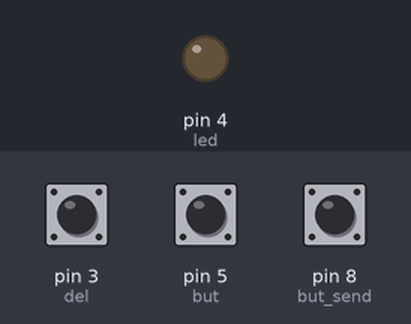
Recording of a sketch running on a simulated Arduino Uno, built with avr-gcc and run on an emulated ATmega328P. Shown: output pins drawn as LEDs (lit = HIGH). Inputs (shaded band) come from the test bench; at power-on: pin 5 (but) HIGH, pin 3 (del) HIGH, pin 8 (but_send) HIGH. No radio packets arrive unless stated; what the sketch prints to the serial monitor is not drawn.

Above: at 1.2 s.
1.3 s: pin 5 (but) pulled LOW for 0.15 s
At 1.37 s:
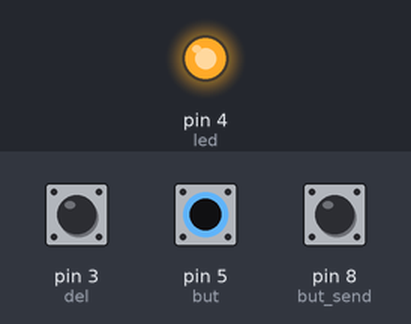
7.0 s: pin 5 (but) pulled LOW for 1 s
At 9.3 s:
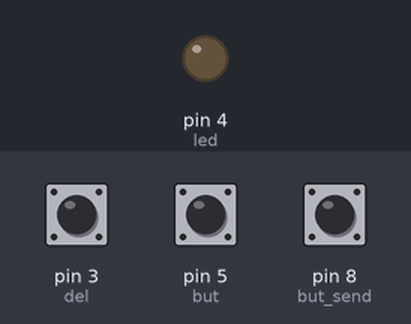
12.7 s: pin 5 (but) pulled LOW for 3.2 s
At 14.0 s:
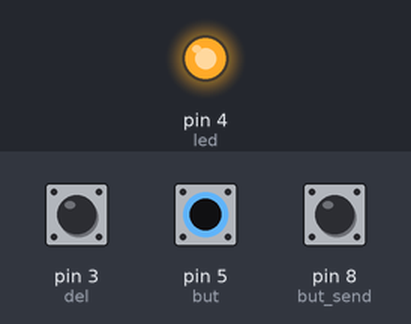
Timing chart, 0 to 17.4 s (numbered marks = the images above; inputs shaded):
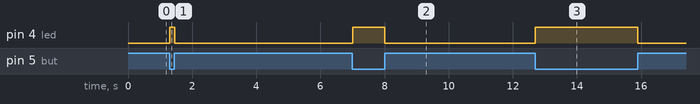

Measured:
- after the input at 1.3 s, pin 4 (led): LOW → HIGH at once, → LOW 0.14 s later
- after the input at 7.0 s, pin 4 (led): LOW → HIGH at once, → LOW 0.99 s later
- after the input at 12.7 s, pin 4 (led): LOW → HIGH at once, → LOW 3.2 s later

The sketch:

serial.ino
```cpp
/* String tone = "-... ..- -. .- ";


  Morse code - Receiver

  modified on 14 Apr 2019
  by Saeed Hosseini @ Electropeak
  https://electropeak.com/learn

*/
#include <SPI.h>
#include <nRF24L01.h>
#include <RF24.h>
RF24 radio(9, 10); // CE, CSN(pini nrf01)
#include <LiquidCrystal.h>
struct record
{
    String mesaj;
    boolean state=1;
};

typedef struct record Record;
// Create an LCD object. Parameters: (RS, E, D4, D5, D6, D7):
//LiquidCrystal lcd = LiquidCrystal(2, 3, 4, 5, 6, 7);
//boolean button_state = 1;
//boolean button_state1 = 1;
const byte addresses [][6] = {"00001", "00002"};  //Setting the two addresses. One for transmitting and one for receiving
String code = "";
int len = 0;
char ch;
int ok;
char new_char;
int i1=0;
int i2=1;
const int but_send=8;
const int but = 5;
const int led = 4;
const int del = 3;
String a="";
unsigned long pres_len = 0, rel_time, pres_time = 0, old_time_len = 0, old_pres = 0, space = 0;
int state = 0;
int unit_delay = 250;
int min_delay = 10;
Record  button_state,button_state1 ;


char MakeString()
{
  if (pres_len < (unit_delay*3) && pres_len > 50)
  {
    return '.';                        //if button press less than 0.6sec, it is a dot
  }
  else if (pres_len > (unit_delay*3))
  {
    return '-';                        //if button press more than 0.6sec, it is a dash
  }
}

void Morse_decod()
{
  static String morse[] = {".-", "-...", "-.-.", "-..", ".", "..-.", "--.", "....",
                             "..", ".---", "-.-", ".-..", "--", "-.", "---", ".--.", "--.-",
                             ".-.", "...", "-", "..-", "...-", ".--", "-..-", "-.--", "--..", "!"
                            };
  int i = 0;
  while (morse[i] != "!")
  {
    if (morse[i] == code)
    {
      Serial.print(char('A' + i));
      a=a+char('A' + i);
      Serial.print(" ");
      if(i2>=2)
      {
        i1++;
        i2=0;
      }
      else
      {i2++;
      }
      break;
    }
    i++;
  }
  if (morse[i] == "!")
  {
    Serial.println("");
    Serial.println("This code is not exist!");
  }

  code = "";
}
void sendText()
{
  // Aici trebuie sa fe codul pentru trimiterea efectiva a msj
  if(ok==1){
    Serial.println("A fost transmis de la arduino Iulia:"+ a);
    }
  ok=0;

 delay(200);
}
void setup() {
  Serial.begin(9600);
  pinMode(but, INPUT_PULLUP);
  pinMode(but_send, INPUT_PULLUP);
  pinMode(del, INPUT_PULLUP);

  pinMode(led, OUTPUT);
//  lcd.setCursor(i1, 12);
//  lcd.begin(16, 2);
  radio.begin();                           //Starting the radio communication
  radio.openWritingPipe(addresses[1]);     //Setting the address at which we will send the data
  radio.openReadingPipe(1, addresses[0]);  //Setting the address at which we will receive the data
  radio.setPALevel(RF24_PA_MIN); //You can set it as minimum or maximum depending on the distance between the transmitter and receiver.

}
void loop() {
label:
  while (digitalRead(but) == HIGH) {

     if (digitalRead(but_send) == LOW)
      {
        ok=1;
        sendText();
      }

    delay(5);
    radio.stopListening();                             //This sets the module as transmitter
    button_state.state = digitalRead(but_send);
    button_state.mesaj=a;

    radio.write(&button_state, sizeof(button_state));  //Sending the data
    delay(5);

    radio.startListening();                            //This sets the module as receiver
    while(radio.available())
    {                         //Looking for incoming data
    radio.read(&button_state1, sizeof(button_state1)); //Reading the data


    if (button_state1.state == 0)
      {
          Serial.println("Lavinia a trimis mesaj: "+button_state1.mesaj);
//          Serial.println(button_state1);
          //ok=1;
          //sendText();
      }

     }

    if (digitalRead(del) == LOW && a[0] != '\0' ) {
    Serial.println("Deleted string");
    a = "\0";
    Serial.println(a);
  }


 }
  old_pres = rel_time;
  pres_time = millis();
  digitalWrite(led, HIGH);
  while (digitalRead(but) == LOW) {}
  rel_time = millis();
  digitalWrite(led, LOW);
  pres_len = rel_time - pres_time;
  space = pres_time - old_pres;
  if (pres_len > min_delay)
  {
    code += MakeString();
  }
  while ((millis() - rel_time) < (unit_delay * 3))
  {

    if (digitalRead(but) == LOW)
    {
      goto label;

    }

  }

  Morse_decod();
  delay(1000);


}
```
